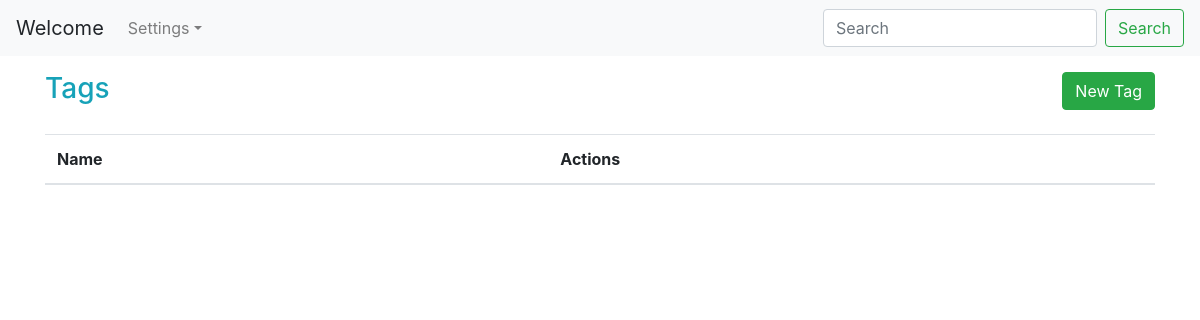
/index.php/tags, run on an earlier commit of the app's database.
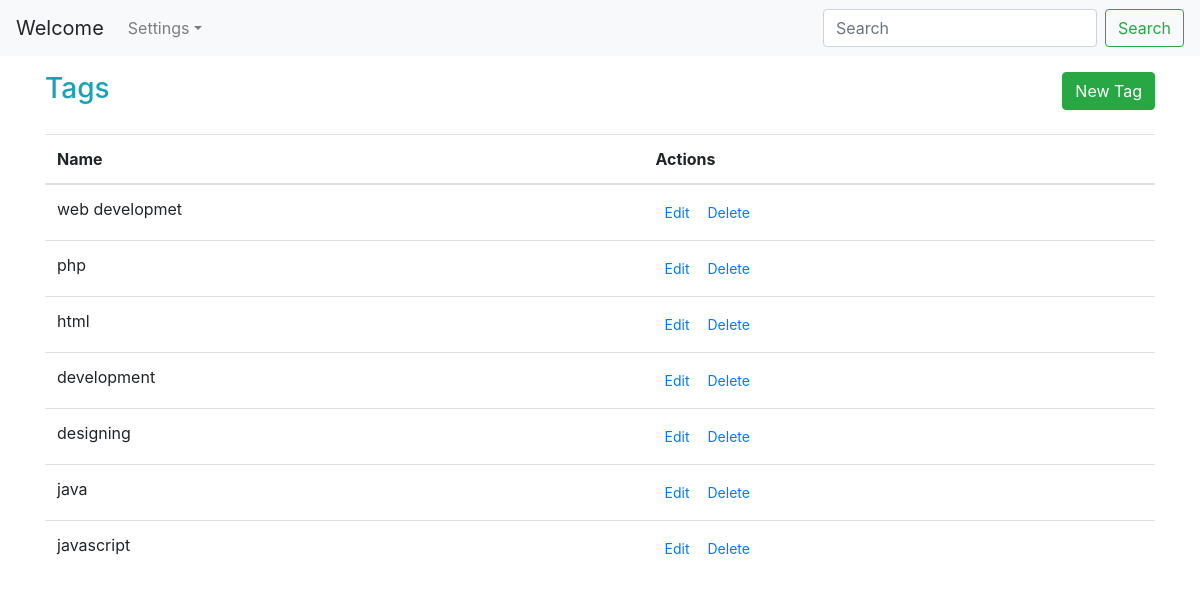
And on a later commit of the database.
### tables this page shows
CREATE TABLE `tags` (
  `id` int(11) NOT NULL,
  `name` text NOT NULL,
  `created_at` timestamp NOT NULL DEFAULT CURRENT_TIMESTAMP ON UPDATE CURRENT_TIMESTAMP
);

### application/views/tags/page.php (called while the page is built, shortened)
<?php
$this->load->view('layouts/header');
$this->load->view($page);
?>

### application/controllers/Tags.php (called while the page is built, shortened)
<?php
class Tags extends CI_Controller
{
    public function index()
    {
        $data['tags'] = $this->channel->get_all_item('tags');
        $data['page'] = 'tags/index';
        $this->load->view('tags/page', $data);
    }
}

### index.php (called while the page is built, shortened)
<?php
require_once BASEPATH.'core/CodeIgniter.php';

### application/models/Common.php (called while the page is built, shortened)
<?php
class Common extends CI_Model
{
    public function get_all_item($table)
    {
        $query = $this->db->get($table);
        $res=$query->result();
        return $res;
    }
}

### application/views/tags/index.php (the view)
<div class="row">
  <div class="col">
    <h3 class="text-info" style="display:inline">Tags</h3>
    <span class="float-right"> <a href="<?php echo base_url(); ?>tags/create" class="btn btn-success">New Tag</a><br></span>
  </div>
</div>
<div class="row">
  <div class="col"><br>
    <table class="table">
        <thead>
        <tr>
            <th scope="col">Name</th>
            <th scope="col">Actions</th>
        </tr>
        </thead>
        <tbody>
        <?php foreach ($tags as $tag) { ?>
            <tr>
                <td><?php echo $tag->name ;?></td>
                <td>
                  <div class="btn-group">
                    <a href="<?php echo base_url() ;?>tags/edit/<?php echo $tag->id ;?>" class="btn btn-link btn-sm" >Edit</a>
                    <form action="<?php echo base_url();?>tags/destroy/<?php echo $tag->id ;?>" method="post" class="form-inline">
                        <button type="submit" class="btn btn-link btn-sm">Delete</button>
                    </form>
                  </div>
                </td>
            </tr>
        <?php } ?>
        </tbody>
    </table>
  </div>
</div>

What changed in the data, as far as the page shows it:
added tags: name "web developmet"
added tags: name "php"
added tags: name "html"
added tags: name "development"
added tags: name "designing"
added tags: name "java"
added tags: name "javascript"
